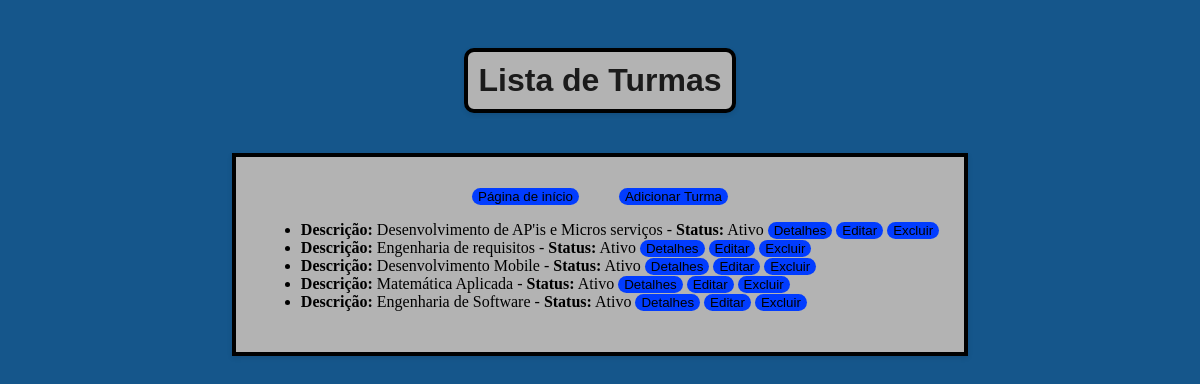
/turmas, run on an earlier commit of the app's database.
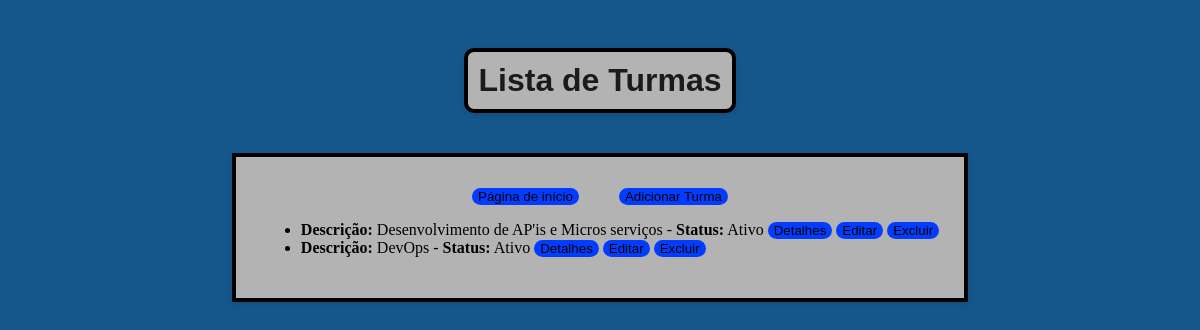
And on a later commit of the database.
### app/models.py (models this page shows)
class Turma(db.Model):
    __tablename__ = 'turmas'
    id = db.Column(db.Integer, primary_key=True)
    descricao = db.Column(db.String(100), nullable=False)
    status = db.Column(db.Boolean, default=True)
    professor_id = db.Column(db.Integer, db.ForeignKey(
        'professores.id'), nullable=False)
    alunos = db.relationship('Aluno', backref='turma', lazy="select")

### app/turmas/turmas_routes.py (the view)
@turmas_blueprint.route("/turmas", methods=["GET"])
def get_turmas():
    turmas = listar_turmas()
    return render_template('turmas/turmas.html', turmas=turmas)

### app/turmas/turmas_model.py (called while the page is built)
def listar_turmas():
    turmas = Turma.query.all()
    return [
        {
            "id": turma.id,
            "descricao": turma.descricao,
            "professor": turma.professor_id,
            "status": turma.status
        }
        for turma in turmas
    ]

### app/templates/turmas/turmas.html (shortened to what this page needs)
<!DOCTYPE html>
<html lang="pt-BR">
<head>
    <link rel="stylesheet" href="{{ url_for('static', filename='turmas.css') }}">
</head>
<body>
    <h1>Lista de Turmas</h1>
    <section class="container">
        <div class="button_home">
            <a href="{{ url_for('index') }}"><button>Página de início</button></a>
            <a href="/turmas/novo"><button>Adicionar Turma</button></a>
        </div>
        <ul>
            {% if turmas %}
                {% for turma in turmas %}
                    <li>
                        <strong>Descrição:</strong> {{ turma.descricao }}
                        - <strong>Status:</strong> {{ 'Ativo' if turma.status else 'Inativo' }}
                        <a href="/turmas/{{ turma.id }}"><button>Detalhes</button></a>
                        <a href="/turmas/{{ turma.id }}/atualizar"><button>Editar</button></a>
                        <form action="/turmas/{{ turma.id }}" method="POST" style="display:inline;" onsubmit="return confirmDelete(this);">
                            <button type="submit">Excluir</button>
                        </form>
                    </li>
                {% endfor %}
            {% else %}
                <li>Nenhuma turma cadastrada.</li>
            {% endif %}
        </ul>
    </section>
</body>
</html>

What changed in the data, as far as the page shows it:
removed Turma: descricao "Desenvolvimento Mobile", status "Ativo"
removed Turma: descricao "Matemática Aplicada", status "Ativo"
removed Turma: descricao "Engenharia de Software", status "Ativo"
changed Turma: descricao "Engenharia de requisitos" → "DevOps"
